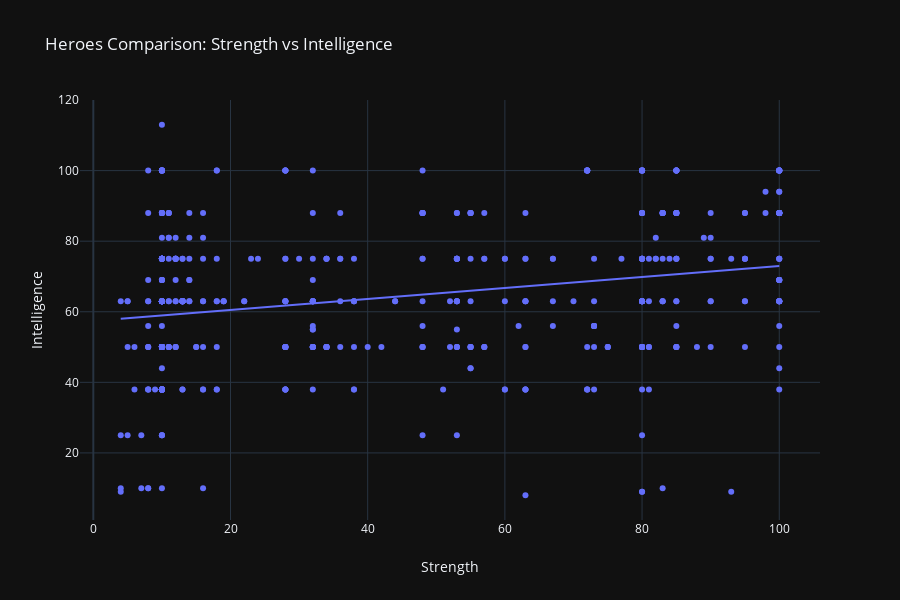

The cell this chart's notebook holds for it:
### Markdown cell above
### Continuous vs Continuous

[Scatter plots](https://medium.com/@mia.iseman/in-praise-of-scatterplots-and-bubble-charts-e1f39548ee84) are the tried and true way of comparing two continuous (numeric) variables. It's a great way to quickly assess whether a relationship exists between the two variables. 

In the example below, we further give ourselves a helping hand at spotting a relationship by adding a trendline. It appears that there is a weak positive correlation between `Strength` and `Intelligence`.

### Code cell
px.scatter(data_frame=heroes
           , x="Strength"
           , y="Intelligence"
           , trendline='ols'
           , title='Heroes Comparison: Strength vs Intelligence'
           , hover_name='Name'
           , template='plotly_dark'
          )

### Figure 1 — Plotly figure (JSON) as saved in the notebook; plotly's stock layout.template omitted (floating-point values rounded to 4 significant figures; data arrays with more than 128 entries replaced by an {"elided": "..."} marker saying what was removed)
{"data": [{"hoverlabel": {"namelength": 0}, "hovertemplate": "<b>%{hovertext}</b><br><br>Strength=%{x}<br>Intelligence=%{y}", "hovertext": {"elided": "525 str values"}, "legendgroup": "", "marker": {"color": "#636efa", "symbol": "circle"}, "mode": "markers", "name": "", "showlegend": false, "type": "scatter", "uid": "2380bff2-5157-494b-ab6c-e57406515eda", "x": {"elided": "525 int values"}, "xaxis": "x", "y": {"elided": "525 int values"}, "yaxis": "y"}, {"hoverlabel": {"namelength": 0}, "hovertemplate": "<b>OLS trendline</b><br>Intelligence = 0.155736 * Strength + 57.392302<br>R<sup>2</sup>=0.064093<br><br>Strength=%{x}<br>Intelligence=%{y} <b>(trend)</b>", "legendgroup": "", "marker": {"color": "#636efa", "symbol": "circle"}, "mode": "lines", "name": "", "showlegend": false, "type": "scatter", "uid": "49d6edba-f05b-4bae-bc26-10f85fd2aeee", "x": {"elided": "525 int values"}, "xaxis": "x", "y": {"elided": "525 float values"}, "yaxis": "y"}], "layout": {"grid": {"xaxes": ["x"], "xgap": 0.1, "xside": "bottom", "yaxes": ["y"], "ygap": 0.1, "yside": "left"}, "height": 600, "legend": {"tracegroupgap": 0}, "title": {"text": "Heroes Comparison: Strength vs Intelligence"}, "xaxis": {"title": {"text": "Strength"}}, "yaxis": {"title": {"text": "Intelligence"}}}}
